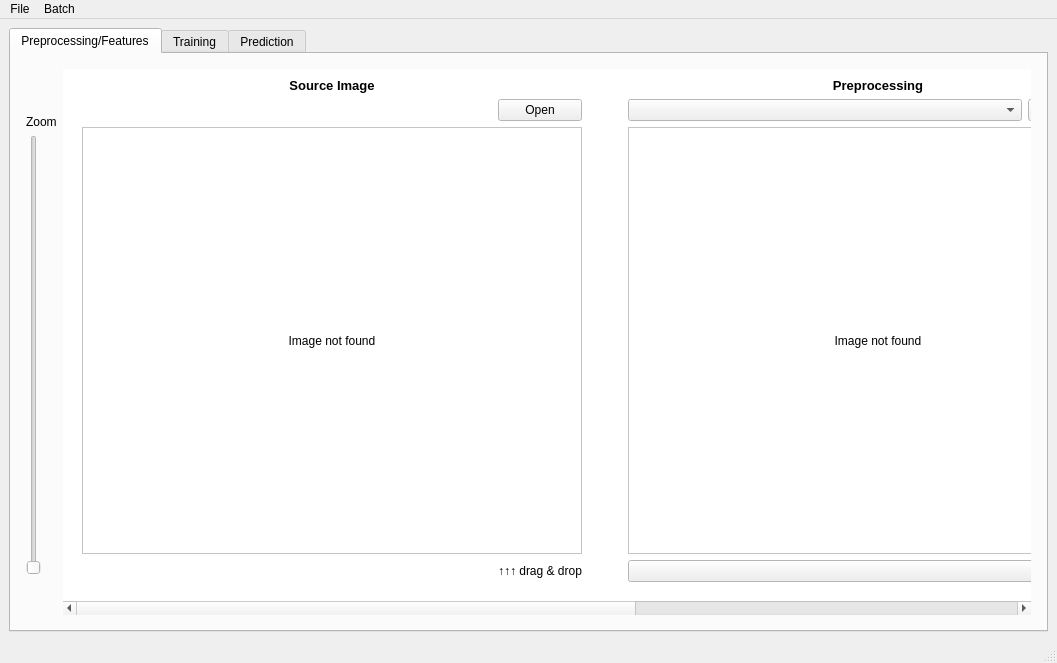
<?xml version="1.0" encoding="UTF-8"?>
<ui version="4.0">
 <class>MainWindow</class>
 <widget class="QMainWindow" name="MainWindow">
  <property name="geometry">
   <rect>
    <x>0</x>
    <y>0</y>
    <width>1057</width>
    <height>663</height>
   </rect>
  </property>
  <property name="windowTitle">
   <string>Leaftool</string>
  </property>
  <widget class="QWidget" name="centralwidget">
   <layout class="QGridLayout" name="gridLayout_2">
    <item row="0" column="0">
     <widget class="QTabWidget" name="tabWidget">
      <property name="enabled">
       <bool>true</bool>
      </property>
      <property name="palette">
       <palette>
        <active>
         <colorrole role="Base">
          <brush brushstyle="SolidPattern">
           <color alpha="255">
            <red>255</red>
            <green>255</green>
            <blue>255</blue>
           </color>
          </brush>
         </colorrole>
         <colorrole role="Window">
          <brush brushstyle="SolidPattern">
           <color alpha="255">
            <red>255</red>
            <green>255</green>
            <blue>255</blue>
           </color>
          </brush>
         </colorrole>
        </active>
        <inactive>
         <colorrole role="Base">
          <brush brushstyle="SolidPattern">
           <color alpha="255">
            <red>255</red>
            <green>255</green>
            <blue>255</blue>
           </color>
          </brush>
         </colorrole>
         <colorrole role="Window">
          <brush brushstyle="SolidPattern">
           <color alpha="255">
            <red>255</red>
            <green>255</green>
            <blue>255</blue>
           </color>
          </brush>
         </colorrole>
        </inactive>
        <disabled>
         <colorrole role="Base">
          <brush brushstyle="SolidPattern">
           <color alpha="255">
            <red>255</red>
            <green>255</green>
            <blue>255</blue>
           </color>
          </brush>
         </colorrole>
         <colorrole role="Window">
          <brush brushstyle="SolidPattern">
           <color alpha="255">
            <red>255</red>
            <green>255</green>
            <blue>255</blue>
           </color>
          </brush>
         </colorrole>
        </disabled>
       </palette>
      </property>
      <property name="currentIndex">
       <number>0</number>
      </property>
      <widget class="QWidget" name="preprocessing_tab">
       <attribute name="title">
        <string>Preprocessing/Features</string>
       </attribute>
       <layout class="QGridLayout" name="gridLayout_4">
        <property name="leftMargin">
         <number>15</number>
        </property>
        <property name="topMargin">
         <number>15</number>
        </property>
        <property name="rightMargin">
         <number>15</number>
        </property>
        <property name="bottomMargin">
         <number>15</number>
        </property>
        <item row="3" column="0">
         <widget class="QSlider" name="zoom_slider">
          <property name="minimum">
           <number>1</number>
          </property>
          <property name="maximum">
           <number>50</number>
          </property>
          <property name="orientation">
           <enum>Qt::Vertical</enum>
          </property>
         </widget>
        </item>
        <item row="1" column="0">
         <spacer name="verticalSpacer_2">
          <property name="orientation">
           <enum>Qt::Vertical</enum>
          </property>
          <property name="sizeType">
           <enum>QSizePolicy::Fixed</enum>
          </property>
          <property name="sizeHint" stdset="0">
           <size>
            <width>20</width>
            <height>40</height>
           </size>
          </property>
         </spacer>
        </item>
        <item row="1" column="1" rowspan="4">
         <widget class="QScrollArea" name="scrollArea_2">
          <property name="palette">
           <palette>
            <active>
             <colorrole role="Base">
              <brush brushstyle="SolidPattern">
               <color alpha="255">
                <red>255</red>
                <green>255</green>
                <blue>255</blue>
               </color>
              </brush>
             </colorrole>
             <colorrole role="Window">
              <brush brushstyle="SolidPattern">
               <color alpha="255">
                <red>255</red>
                <green>255</green>
                <blue>255</blue>
               </color>
              </brush>
             </colorrole>
            </active>
            <inactive>
             <colorrole role="Base">
              <brush brushstyle="SolidPattern">
               <color alpha="255">
                <red>255</red>
                <green>255</green>
                <blue>255</blue>
               </color>
              </brush>
             </colorrole>
             <colorrole role="Window">
              <brush brushstyle="SolidPattern">
               <color alpha="255">
                <red>255</red>
                <green>255</green>
                <blue>255</blue>
               </color>
              </brush>
             </colorrole>
            </inactive>
            <disabled>
             <colorrole role="Base">
              <brush brushstyle="SolidPattern">
               <color alpha="255">
                <red>255</red>
                <green>255</green>
                <blue>255</blue>
               </color>
              </brush>
             </colorrole>
             <colorrole role="Window">
              <brush brushstyle="SolidPattern">
               <color alpha="255">
                <red>255</red>
                <green>255</green>
                <blue>255</blue>
               </color>
              </brush>
             </colorrole>
            </disabled>
           </palette>
          </property>
          <property name="autoFillBackground">
           <bool>false</bool>
          </property>
          <property name="frameShape">
           <enum>QFrame::NoFrame</enum>
          </property>
          <property name="frameShadow">
           <enum>QFrame::Raised</enum>
          </property>
          <property name="widgetResizable">
           <bool>true</bool>
          </property>
          <widget class="QWidget" name="scrollAreaWidgetContents_4">
           <property name="geometry">
            <rect>
             <x>0</x>
             <y>0</y>
             <width>1654</width>
             <height>531</height>
            </rect>
           </property>
           <layout class="QGridLayout" name="gridLayout_11">
            <item row="5" column="6" colspan="2">
             <widget class="QComboBox" name="preprocess_steps_combo"/>
            </item>
            <item row="1" column="6">
             <widget class="QComboBox" name="preprocessor_combo"/>
            </item>
            <item row="1" column="7">
             <widget class="QPushButton" name="preprocess_button">
              <property name="maximumSize">
               <size>
                <width>100</width>
                <height>16777215</height>
               </size>
              </property>
              <property name="text">
               <string>Preprocess</string>
              </property>
             </widget>
            </item>
            <item row="3" column="5">
             <spacer name="horizontalSpacer_2">
              <property name="orientation">
               <enum>Qt::Horizontal</enum>
              </property>
              <property name="sizeType">
               <enum>QSizePolicy::Fixed</enum>
              </property>
              <property name="sizeHint" stdset="0">
               <size>
                <width>40</width>
                <height>20</height>
               </size>
              </property>
             </spacer>
            </item>
            <item row="3" column="1" rowspan="2" colspan="4">
             <widget class="QScrollArea" name="source_image_scroll">
              <property name="minimumSize">
               <size>
                <width>500</width>
                <height>300</height>
               </size>
              </property>
              <property name="widgetResizable">
               <bool>true</bool>
              </property>
              <widget class="QWidget" name="scrollAreaWidgetContents">
               <property name="geometry">
                <rect>
                 <x>0</x>
                 <y>0</y>
                 <width>498</width>
                 <height>418</height>
                </rect>
               </property>
               <layout class="QGridLayout" name="gridLayout">
                <item row="0" column="1">
                 <widget class="QLabel" name="source_label">
                  <property name="text">
                   <string>Image not found</string>
                  </property>
                  <property name="alignment">
                   <set>Qt::AlignCenter</set>
                  </property>
                 </widget>
                </item>
               </layout>
              </widget>
             </widget>
            </item>
            <item row="1" column="9">
             <widget class="QComboBox" name="feature_combo"/>
            </item>
            <item row="3" column="9" colspan="2">
             <widget class="QScrollArea" name="scrollArea_3">
              <property name="minimumSize">
               <size>
                <width>500</width>
                <height>300</height>
               </size>
              </property>
              <property name="widgetResizable">
               <bool>true</bool>
              </property>
              <widget class="QWidget" name="scrollAreaWidgetContents_5">
               <property name="geometry">
                <rect>
                 <x>0</x>
                 <y>0</y>
                 <width>498</width>
                 <height>392</height>
                </rect>
               </property>
               <layout class="QGridLayout" name="gridLayout_12">
                <item row="0" column="1">
                 <widget class="QLabel" name="feature_label">
                  <property name="text">
                   <string>Image not found</string>
                  </property>
                  <property name="alignment">
                   <set>Qt::AlignCenter</set>
                  </property>
                 </widget>
                </item>
               </layout>
              </widget>
             </widget>
            </item>
            <item row="3" column="8">
             <spacer name="horizontalSpacer_3">
              <property name="orientation">
               <enum>Qt::Horizontal</enum>
              </property>
              <property name="sizeType">
               <enum>QSizePolicy::Fixed</enum>
              </property>
              <property name="sizeHint" stdset="0">
               <size>
                <width>40</width>
                <height>20</height>
               </size>
              </property>
             </spacer>
            </item>
            <item row="5" column="9" colspan="2">
             <widget class="QComboBox" name="feature_steps_combo"/>
            </item>
            <item row="1" column="10">
             <widget class="QPushButton" name="pushButton_3">
              <property name="maximumSize">
               <size>
                <width>100</width>
                <height>16777215</height>
               </size>
              </property>
              <property name="text">
               <string>Extract</string>
              </property>
             </widget>
            </item>
            <item row="1" column="11">
             <spacer name="horizontalSpacer_5">
              <property name="orientation">
               <enum>Qt::Horizontal</enum>
              </property>
              <property name="sizeType">
               <enum>QSizePolicy::Fixed</enum>
              </property>
              <property name="sizeHint" stdset="0">
               <size>
                <width>10</width>
                <height>20</height>
               </size>
              </property>
             </spacer>
            </item>
            <item row="0" column="6" colspan="2">
             <widget class="QLabel" name="label_6">
              <property name="font">
               <font>
                <pointsize>10</pointsize>
                <weight>75</weight>
                <bold>true</bold>
               </font>
              </property>
              <property name="text">
               <string>Preprocessing</string>
              </property>
              <property name="alignment">
               <set>Qt::AlignCenter</set>
              </property>
             </widget>
            </item>
            <item row="0" column="1" colspan="4">
             <widget class="QLabel" name="label_5">
              <property name="font">
               <font>
                <pointsize>10</pointsize>
                <weight>75</weight>
                <bold>true</bold>
               </font>
              </property>
              <property name="text">
               <string>Source Image</string>
              </property>
              <property name="alignment">
               <set>Qt::AlignCenter</set>
              </property>
             </widget>
            </item>
            <item row="3" column="6" rowspan="2" colspan="2">
             <widget class="QScrollArea" name="scrollArea">
              <property name="minimumSize">
               <size>
                <width>500</width>
                <height>300</height>
               </size>
              </property>
              <property name="widgetResizable">
               <bool>true</bool>
              </property>
              <widget class="QWidget" name="scrollAreaWidgetContents_2">
               <property name="geometry">
                <rect>
                 <x>0</x>
                 <y>0</y>
                 <width>498</width>
                 <height>418</height>
                </rect>
               </property>
               <layout class="QGridLayout" name="gridLayout_3">
                <item row="0" column="0">
                 <widget class="QLabel" name="preprocess_label">
                  <property name="text">
                   <string>Image not found</string>
                  </property>
                  <property name="alignment">
                   <set>Qt::AlignCenter</set>
                  </property>
                 </widget>
                </item>
               </layout>
              </widget>
             </widget>
            </item>
            <item row="0" column="9" colspan="2">
             <widget class="QLabel" name="label_7">
              <property name="font">
               <font>
                <pointsize>10</pointsize>
                <weight>75</weight>
                <bold>true</bold>
               </font>
              </property>
              <property name="text">
               <string>Features</string>
              </property>
              <property name="alignment">
               <set>Qt::AlignCenter</set>
              </property>
             </widget>
            </item>
            <item row="1" column="4">
             <widget class="QPushButton" name="open_source_button">
              <property name="maximumSize">
               <size>
                <width>100</width>
                <height>16777215</height>
               </size>
              </property>
              <property name="text">
               <string>Open</string>
              </property>
             </widget>
            </item>
            <item row="3" column="0">
             <spacer name="horizontalSpacer_14">
              <property name="orientation">
               <enum>Qt::Horizontal</enum>
              </property>
              <property name="sizeType">
               <enum>QSizePolicy::Fixed</enum>
              </property>
              <property name="sizeHint" stdset="0">
               <size>
                <width>10</width>
                <height>20</height>
               </size>
              </property>
             </spacer>
            </item>
            <item row="6" column="9">
             <spacer name="verticalSpacer_4">
              <property name="orientation">
               <enum>Qt::Vertical</enum>
              </property>
              <property name="sizeType">
               <enum>QSizePolicy::Fixed</enum>
              </property>
              <property name="sizeHint" stdset="0">
               <size>
                <width>20</width>
                <height>10</height>
               </size>
              </property>
             </spacer>
            </item>
            <item row="4" column="9" colspan="2">
             <widget class="QLineEdit" name="lineEdit">
              <property name="enabled">
               <bool>true</bool>
              </property>
              <property name="readOnly">
               <bool>true</bool>
              </property>
             </widget>
            </item>
            <item row="1" column="3">
             <spacer name="horizontalSpacer_4">
              <property name="orientation">
               <enum>Qt::Horizontal</enum>
              </property>
              <property name="sizeHint" stdset="0">
               <size>
                <width>40</width>
                <height>20</height>
               </size>
              </property>
             </spacer>
            </item>
            <item row="5" column="4">
             <widget class="QLabel" name="label_8">
              <property name="text">
               <string>↑↑↑ drag &amp; drop</string>
              </property>
             </widget>
            </item>
           </layout>
          </widget>
         </widget>
        </item>
        <item row="4" column="0">
         <spacer name="verticalSpacer">
          <property name="orientation">
           <enum>Qt::Vertical</enum>
          </property>
          <property name="sizeType">
           <enum>QSizePolicy::Fixed</enum>
          </property>
          <property name="sizeHint" stdset="0">
           <size>
            <width>20</width>
            <height>40</height>
           </size>
          </property>
         </spacer>
        </item>
        <item row="2" column="0">
         <widget class="QLabel" name="label_4">
          <property name="text">
           <string>Zoom</string>
          </property>
         </widget>
        </item>
       </layout>
      </widget>
      <widget class="QWidget" name="training_tab">
       <attribute name="title">
        <string>Training</string>
       </attribute>
       <layout class="QGridLayout" name="gridLayout_5">
        <property name="leftMargin">
         <number>15</number>
        </property>
        <property name="topMargin">
         <number>15</number>
        </property>
        <property name="rightMargin">
         <number>15</number>
        </property>
        <property name="bottomMargin">
         <number>15</number>
        </property>
        <item row="0" column="3" rowspan="2">
         <spacer name="verticalSpacer_7">
          <property name="orientation">
           <enum>Qt::Vertical</enum>
          </property>
          <property name="sizeHint" stdset="0">
           <size>
            <width>20</width>
            <height>40</height>
           </size>
          </property>
         </spacer>
        </item>
        <item row="0" column="0">
         <widget class="QLabel" name="store_label">
          <property name="text">
           <string>Store</string>
          </property>
         </widget>
        </item>
        <item row="4" column="3" rowspan="2">
         <spacer name="verticalSpacer_5">
          <property name="orientation">
           <enum>Qt::Vertical</enum>
          </property>
          <property name="sizeHint" stdset="0">
           <size>
            <width>20</width>
            <height>40</height>
           </size>
          </property>
         </spacer>
        </item>
        <item row="1" column="0" rowspan="4" colspan="2">
         <widget class="QGroupBox" name="feature_group_box">
          <property name="minimumSize">
           <size>
            <width>500</width>
            <height>0</height>
           </size>
          </property>
          <property name="title">
           <string>Features</string>
          </property>
          <layout class="QGridLayout" name="gridLayout_7">
           <item row="1" column="3">
            <widget class="QPushButton" name="delete_features_button">
             <property name="text">
              <string>Delete from store</string>
             </property>
            </widget>
           </item>
           <item row="1" column="0">
            <widget class="QCheckBox" name="all_features_check">
             <property name="text">
              <string>select/deselect  all</string>
             </property>
            </widget>
           </item>
           <item row="6" column="0">
            <widget class="QCheckBox" name="all_species_check">
             <property name="text">
              <string>select/deselect  all</string>
             </property>
            </widget>
           </item>
           <item row="6" column="3">
            <widget class="QPushButton" name="delete_species_button">
             <property name="text">
              <string>Delete from store</string>
             </property>
            </widget>
           </item>
           <item row="1" column="1" colspan="2">
            <spacer name="horizontalSpacer_10">
             <property name="orientation">
              <enum>Qt::Horizontal</enum>
             </property>
             <property name="sizeHint" stdset="0">
              <size>
               <width>40</width>
               <height>20</height>
              </size>
             </property>
            </spacer>
           </item>
           <item row="5" column="0" colspan="4">
            <widget class="QTableWidget" name="species_table">
             <property name="tabKeyNavigation">
              <bool>false</bool>
             </property>
             <property name="showDropIndicator" stdset="0">
              <bool>false</bool>
             </property>
             <property name="selectionMode">
              <enum>QAbstractItemView::NoSelection</enum>
             </property>
             <property name="columnCount">
              <number>2</number>
             </property>
             <attribute name="horizontalHeaderStretchLastSection">
              <bool>true</bool>
             </attribute>
             <column>
              <property name="text">
               <string>available species</string>
              </property>
             </column>
             <column>
              <property name="text">
               <string>stored features</string>
              </property>
             </column>
            </widget>
           </item>
           <item row="0" column="0" colspan="4">
            <widget class="QListWidget" name="features_list"/>
           </item>
           <item row="6" column="1" colspan="2">
            <spacer name="horizontalSpacer_13">
             <property name="orientation">
              <enum>Qt::Horizontal</enum>
             </property>
             <property name="sizeHint" stdset="0">
              <size>
               <width>40</width>
               <height>20</height>
              </size>
             </property>
            </spacer>
           </item>
           <item row="3" column="1">
            <spacer name="verticalSpacer_3">
             <property name="orientation">
              <enum>Qt::Vertical</enum>
             </property>
             <property name="sizeType">
              <enum>QSizePolicy::Fixed</enum>
             </property>
             <property name="sizeHint" stdset="0">
              <size>
               <width>20</width>
               <height>10</height>
              </size>
             </property>
            </spacer>
           </item>
           <item row="2" column="0">
            <widget class="QPushButton" name="extract_feature_button">
             <property name="text">
              <string>Extract and add Features</string>
             </property>
            </widget>
           </item>
          </layout>
         </widget>
        </item>
        <item row="0" column="2" rowspan="6">
         <spacer name="horizontalSpacer_11">
          <property name="orientation">
           <enum>Qt::Horizontal</enum>
          </property>
          <property name="sizeType">
           <enum>QSizePolicy::Fixed</enum>
          </property>
          <property name="sizeHint" stdset="0">
           <size>
            <width>20</width>
            <height>20</height>
           </size>
          </property>
         </spacer>
        </item>
        <item row="3" column="3">
         <widget class="QGroupBox" name="groupBox_3">
          <property name="title">
           <string>Train feature for selected species</string>
          </property>
          <layout class="QGridLayout" name="gridLayout_9">
           <item row="2" column="0">
            <widget class="QPushButton" name="train_button">
             <property name="text">
              <string>Train and save</string>
             </property>
            </widget>
           </item>
           <item row="1" column="0" colspan="2">
            <widget class="QComboBox" name="classifier_combo"/>
           </item>
           <item row="0" column="0">
            <widget class="QLabel" name="label_3">
             <property name="text">
              <string>Classifier</string>
             </property>
            </widget>
           </item>
           <item row="2" column="1">
            <spacer name="horizontalSpacer_6">
             <property name="orientation">
              <enum>Qt::Horizontal</enum>
             </property>
             <property name="sizeHint" stdset="0">
              <size>
               <width>40</width>
               <height>20</height>
              </size>
             </property>
            </spacer>
           </item>
          </layout>
         </widget>
        </item>
        <item row="2" column="3">
         <widget class="QGroupBox" name="groupBox_2">
          <property name="title">
           <string>Plot feature for selected species</string>
          </property>
          <layout class="QGridLayout" name="gridLayout_8">
           <item row="0" column="0">
            <widget class="QPushButton" name="pairplot_button">
             <property name="text">
              <string>Pairplot</string>
             </property>
            </widget>
           </item>
           <item row="0" column="1">
            <spacer name="horizontalSpacer_7">
             <property name="orientation">
              <enum>Qt::Horizontal</enum>
             </property>
             <property name="sizeHint" stdset="0">
              <size>
               <width>40</width>
               <height>20</height>
              </size>
             </property>
            </spacer>
           </item>
          </layout>
         </widget>
        </item>
        <item row="2" column="4">
         <spacer name="horizontalSpacer_9">
          <property name="orientation">
           <enum>Qt::Horizontal</enum>
          </property>
          <property name="sizeHint" stdset="0">
           <size>
            <width>40</width>
            <height>20</height>
           </size>
          </property>
         </spacer>
        </item>
       </layout>
      </widget>
      <widget class="QWidget" name="prediction_tab">
       <attribute name="title">
        <string>Prediction</string>
       </attribute>
       <layout class="QGridLayout" name="gridLayout_6">
        <property name="leftMargin">
         <number>15</number>
        </property>
        <property name="topMargin">
         <number>15</number>
        </property>
        <property name="rightMargin">
         <number>15</number>
        </property>
        <property name="bottomMargin">
         <number>15</number>
        </property>
        <item row="0" column="1">
         <spacer name="horizontalSpacer_8">
          <property name="orientation">
           <enum>Qt::Horizontal</enum>
          </property>
          <property name="sizeHint" stdset="0">
           <size>
            <width>40</width>
            <height>20</height>
           </size>
          </property>
         </spacer>
        </item>
        <item row="0" column="0">
         <widget class="QListWidget" name="listWidget_3"/>
        </item>
       </layout>
      </widget>
     </widget>
    </item>
   </layout>
  </widget>
  <widget class="QMenuBar" name="menubar">
   <property name="geometry">
    <rect>
     <x>0</x>
     <y>0</y>
     <width>1057</width>
     <height>21</height>
    </rect>
   </property>
   <widget class="QMenu" name="menuDatei">
    <property name="title">
     <string>File</string>
    </property>
    <addaction name="actionOpen_Image"/>
    <addaction name="actionSettings"/>
    <addaction name="separator"/>
    <addaction name="actionExit"/>
   </widget>
   <widget class="QMenu" name="menuBatch">
    <property name="title">
     <string>Batch</string>
    </property>
    <addaction name="actionCrop_Images"/>
    <addaction name="actionExtract_Features"/>
   </widget>
   <addaction name="menuDatei"/>
   <addaction name="menuBatch"/>
  </widget>
  <widget class="QStatusBar" name="statusbar"/>
  <action name="actionBild_ffnen">
   <property name="text">
    <string>Bild öffnen</string>
   </property>
  </action>
  <action name="actionBeenden">
   <property name="text">
    <string>Beenden</string>
   </property>
  </action>
  <action name="actionOpen_Image">
   <property name="text">
    <string>Open Image</string>
   </property>
  </action>
  <action name="actionExit">
   <property name="text">
    <string>Exit</string>
   </property>
  </action>
  <action name="actionCrop_Images">
   <property name="text">
    <string>Crop Images</string>
   </property>
  </action>
  <action name="actionExtract_Features">
   <property name="text">
    <string>Extract Features</string>
   </property>
  </action>
  <action name="actionSettings">
   <property name="text">
    <string>Settings</string>
   </property>
  </action>
 </widget>
 <resources/>
 <connections/>
</ui>
